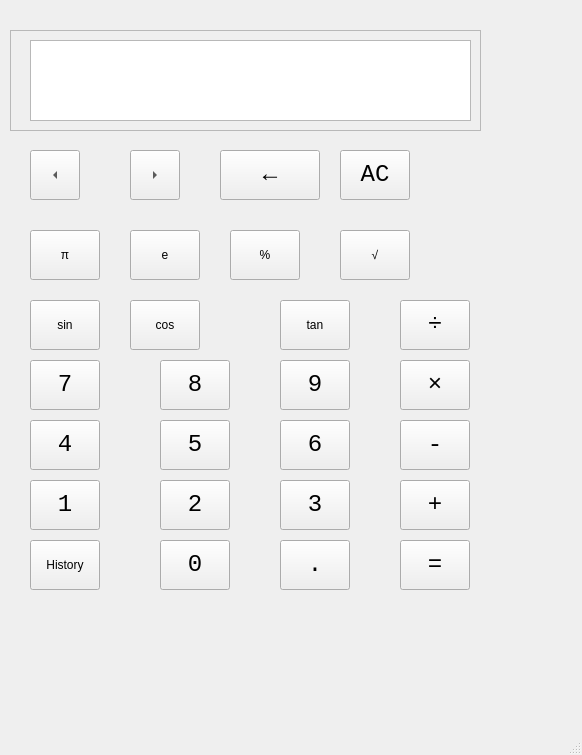
<?xml version="1.0" encoding="UTF-8"?>
<ui version="4.0">
 <class>MainWindow</class>
 <widget class="QMainWindow" name="MainWindow">
  <property name="enabled">
   <bool>true</bool>
  </property>
  <property name="geometry">
   <rect>
    <x>0</x>
    <y>0</y>
    <width>582</width>
    <height>755</height>
   </rect>
  </property>
  <property name="windowTitle">
   <string>MainWindow</string>
  </property>
  <property name="animated">
   <bool>true</bool>
  </property>
  <widget class="QWidget" name="centralwidget">
   <widget class="QToolButton" name="num0">
    <property name="geometry">
     <rect>
      <x>160</x>
      <y>540</y>
      <width>70</width>
      <height>50</height>
     </rect>
    </property>
    <property name="font">
     <font>
      <family>Consolas</family>
      <pointsize>18</pointsize>
     </font>
    </property>
    <property name="text">
     <string>0</string>
    </property>
    <property name="popupMode">
     <enum>QToolButton::DelayedPopup</enum>
    </property>
    <property name="toolButtonStyle">
     <enum>Qt::ToolButtonIconOnly</enum>
    </property>
    <property name="arrowType">
     <enum>Qt::NoArrow</enum>
    </property>
   </widget>
   <widget class="QToolButton" name="deng">
    <property name="geometry">
     <rect>
      <x>400</x>
      <y>540</y>
      <width>70</width>
      <height>50</height>
     </rect>
    </property>
    <property name="font">
     <font>
      <family>Consolas</family>
      <pointsize>18</pointsize>
     </font>
    </property>
    <property name="layoutDirection">
     <enum>Qt::LeftToRight</enum>
    </property>
    <property name="text">
     <string>=</string>
    </property>
    <property name="popupMode">
     <enum>QToolButton::DelayedPopup</enum>
    </property>
    <property name="toolButtonStyle">
     <enum>Qt::ToolButtonIconOnly</enum>
    </property>
    <property name="autoRaise">
     <bool>false</bool>
    </property>
    <property name="arrowType">
     <enum>Qt::NoArrow</enum>
    </property>
   </widget>
   <widget class="QToolButton" name="num10">
    <property name="geometry">
     <rect>
      <x>280</x>
      <y>540</y>
      <width>70</width>
      <height>50</height>
     </rect>
    </property>
    <property name="font">
     <font>
      <family>Consolas</family>
      <pointsize>18</pointsize>
     </font>
    </property>
    <property name="layoutDirection">
     <enum>Qt::LeftToRight</enum>
    </property>
    <property name="text">
     <string>.</string>
    </property>
    <property name="popupMode">
     <enum>QToolButton::DelayedPopup</enum>
    </property>
    <property name="toolButtonStyle">
     <enum>Qt::ToolButtonIconOnly</enum>
    </property>
    <property name="autoRaise">
     <bool>false</bool>
    </property>
    <property name="arrowType">
     <enum>Qt::NoArrow</enum>
    </property>
   </widget>
   <widget class="QToolButton" name="jia">
    <property name="enabled">
     <bool>true</bool>
    </property>
    <property name="geometry">
     <rect>
      <x>400</x>
      <y>480</y>
      <width>70</width>
      <height>50</height>
     </rect>
    </property>
    <property name="font">
     <font>
      <family>Consolas</family>
      <pointsize>18</pointsize>
     </font>
    </property>
    <property name="layoutDirection">
     <enum>Qt::LeftToRight</enum>
    </property>
    <property name="text">
     <string>+</string>
    </property>
    <property name="popupMode">
     <enum>QToolButton::DelayedPopup</enum>
    </property>
    <property name="toolButtonStyle">
     <enum>Qt::ToolButtonIconOnly</enum>
    </property>
    <property name="autoRaise">
     <bool>false</bool>
    </property>
    <property name="arrowType">
     <enum>Qt::NoArrow</enum>
    </property>
   </widget>
   <widget class="QToolButton" name="num1">
    <property name="geometry">
     <rect>
      <x>30</x>
      <y>480</y>
      <width>70</width>
      <height>50</height>
     </rect>
    </property>
    <property name="font">
     <font>
      <family>Consolas</family>
      <pointsize>18</pointsize>
     </font>
    </property>
    <property name="text">
     <string>1</string>
    </property>
    <property name="popupMode">
     <enum>QToolButton::DelayedPopup</enum>
    </property>
    <property name="toolButtonStyle">
     <enum>Qt::ToolButtonIconOnly</enum>
    </property>
    <property name="arrowType">
     <enum>Qt::NoArrow</enum>
    </property>
   </widget>
   <widget class="QToolButton" name="num2">
    <property name="geometry">
     <rect>
      <x>160</x>
      <y>480</y>
      <width>70</width>
      <height>50</height>
     </rect>
    </property>
    <property name="font">
     <font>
      <family>Consolas</family>
      <pointsize>18</pointsize>
     </font>
    </property>
    <property name="layoutDirection">
     <enum>Qt::LeftToRight</enum>
    </property>
    <property name="text">
     <string>2</string>
    </property>
    <property name="popupMode">
     <enum>QToolButton::DelayedPopup</enum>
    </property>
    <property name="toolButtonStyle">
     <enum>Qt::ToolButtonIconOnly</enum>
    </property>
    <property name="autoRaise">
     <bool>false</bool>
    </property>
    <property name="arrowType">
     <enum>Qt::NoArrow</enum>
    </property>
   </widget>
   <widget class="QToolButton" name="num3">
    <property name="geometry">
     <rect>
      <x>280</x>
      <y>480</y>
      <width>70</width>
      <height>50</height>
     </rect>
    </property>
    <property name="font">
     <font>
      <family>Consolas</family>
      <pointsize>18</pointsize>
     </font>
    </property>
    <property name="layoutDirection">
     <enum>Qt::LeftToRight</enum>
    </property>
    <property name="text">
     <string>3</string>
    </property>
    <property name="popupMode">
     <enum>QToolButton::DelayedPopup</enum>
    </property>
    <property name="toolButtonStyle">
     <enum>Qt::ToolButtonIconOnly</enum>
    </property>
    <property name="autoRaise">
     <bool>false</bool>
    </property>
    <property name="arrowType">
     <enum>Qt::NoArrow</enum>
    </property>
   </widget>
   <widget class="QToolButton" name="jian">
    <property name="geometry">
     <rect>
      <x>400</x>
      <y>420</y>
      <width>70</width>
      <height>50</height>
     </rect>
    </property>
    <property name="font">
     <font>
      <family>Consolas</family>
      <pointsize>18</pointsize>
     </font>
    </property>
    <property name="layoutDirection">
     <enum>Qt::LeftToRight</enum>
    </property>
    <property name="text">
     <string>-</string>
    </property>
    <property name="popupMode">
     <enum>QToolButton::DelayedPopup</enum>
    </property>
    <property name="toolButtonStyle">
     <enum>Qt::ToolButtonIconOnly</enum>
    </property>
    <property name="autoRaise">
     <bool>false</bool>
    </property>
    <property name="arrowType">
     <enum>Qt::NoArrow</enum>
    </property>
   </widget>
   <widget class="QPushButton" name="piBtn">
    <property name="geometry">
     <rect>
      <x>30</x>
      <y>230</y>
      <width>70</width>
      <height>50</height>
     </rect>
    </property>
    <property name="text">
     <string>π</string>
    </property>
   </widget>
   <widget class="QToolButton" name="num4">
    <property name="geometry">
     <rect>
      <x>30</x>
      <y>420</y>
      <width>70</width>
      <height>50</height>
     </rect>
    </property>
    <property name="font">
     <font>
      <family>Consolas</family>
      <pointsize>18</pointsize>
     </font>
    </property>
    <property name="text">
     <string>4</string>
    </property>
    <property name="popupMode">
     <enum>QToolButton::DelayedPopup</enum>
    </property>
    <property name="toolButtonStyle">
     <enum>Qt::ToolButtonIconOnly</enum>
    </property>
    <property name="arrowType">
     <enum>Qt::NoArrow</enum>
    </property>
   </widget>
   <widget class="QToolButton" name="num5">
    <property name="geometry">
     <rect>
      <x>160</x>
      <y>420</y>
      <width>70</width>
      <height>50</height>
     </rect>
    </property>
    <property name="font">
     <font>
      <family>Consolas</family>
      <pointsize>18</pointsize>
     </font>
    </property>
    <property name="layoutDirection">
     <enum>Qt::LeftToRight</enum>
    </property>
    <property name="text">
     <string>5</string>
    </property>
    <property name="popupMode">
     <enum>QToolButton::DelayedPopup</enum>
    </property>
    <property name="toolButtonStyle">
     <enum>Qt::ToolButtonIconOnly</enum>
    </property>
    <property name="autoRaise">
     <bool>false</bool>
    </property>
    <property name="arrowType">
     <enum>Qt::NoArrow</enum>
    </property>
   </widget>
   <widget class="QToolButton" name="num6">
    <property name="geometry">
     <rect>
      <x>280</x>
      <y>420</y>
      <width>70</width>
      <height>50</height>
     </rect>
    </property>
    <property name="font">
     <font>
      <family>Consolas</family>
      <pointsize>18</pointsize>
     </font>
    </property>
    <property name="layoutDirection">
     <enum>Qt::LeftToRight</enum>
    </property>
    <property name="text">
     <string>6</string>
    </property>
    <property name="popupMode">
     <enum>QToolButton::DelayedPopup</enum>
    </property>
    <property name="toolButtonStyle">
     <enum>Qt::ToolButtonIconOnly</enum>
    </property>
    <property name="autoRaise">
     <bool>false</bool>
    </property>
    <property name="arrowType">
     <enum>Qt::NoArrow</enum>
    </property>
   </widget>
   <widget class="QToolButton" name="num9">
    <property name="geometry">
     <rect>
      <x>280</x>
      <y>360</y>
      <width>70</width>
      <height>50</height>
     </rect>
    </property>
    <property name="font">
     <font>
      <family>Consolas</family>
      <pointsize>18</pointsize>
     </font>
    </property>
    <property name="layoutDirection">
     <enum>Qt::LeftToRight</enum>
    </property>
    <property name="text">
     <string>9</string>
    </property>
    <property name="popupMode">
     <enum>QToolButton::DelayedPopup</enum>
    </property>
    <property name="toolButtonStyle">
     <enum>Qt::ToolButtonIconOnly</enum>
    </property>
    <property name="autoRaise">
     <bool>false</bool>
    </property>
    <property name="arrowType">
     <enum>Qt::NoArrow</enum>
    </property>
   </widget>
   <widget class="QToolButton" name="num8">
    <property name="geometry">
     <rect>
      <x>160</x>
      <y>360</y>
      <width>70</width>
      <height>50</height>
     </rect>
    </property>
    <property name="font">
     <font>
      <family>Consolas</family>
      <pointsize>18</pointsize>
     </font>
    </property>
    <property name="layoutDirection">
     <enum>Qt::LeftToRight</enum>
    </property>
    <property name="text">
     <string>8</string>
    </property>
    <property name="popupMode">
     <enum>QToolButton::DelayedPopup</enum>
    </property>
    <property name="toolButtonStyle">
     <enum>Qt::ToolButtonIconOnly</enum>
    </property>
    <property name="autoRaise">
     <bool>false</bool>
    </property>
    <property name="arrowType">
     <enum>Qt::NoArrow</enum>
    </property>
   </widget>
   <widget class="QToolButton" name="cheng">
    <property name="geometry">
     <rect>
      <x>400</x>
      <y>360</y>
      <width>70</width>
      <height>50</height>
     </rect>
    </property>
    <property name="font">
     <font>
      <family>Consolas</family>
      <pointsize>18</pointsize>
     </font>
    </property>
    <property name="layoutDirection">
     <enum>Qt::LeftToRight</enum>
    </property>
    <property name="text">
     <string>×</string>
    </property>
    <property name="popupMode">
     <enum>QToolButton::DelayedPopup</enum>
    </property>
    <property name="toolButtonStyle">
     <enum>Qt::ToolButtonIconOnly</enum>
    </property>
    <property name="autoRaise">
     <bool>false</bool>
    </property>
    <property name="arrowType">
     <enum>Qt::NoArrow</enum>
    </property>
   </widget>
   <widget class="QToolButton" name="num7">
    <property name="geometry">
     <rect>
      <x>30</x>
      <y>360</y>
      <width>70</width>
      <height>50</height>
     </rect>
    </property>
    <property name="font">
     <font>
      <family>Consolas</family>
      <pointsize>18</pointsize>
     </font>
    </property>
    <property name="text">
     <string>7</string>
    </property>
    <property name="popupMode">
     <enum>QToolButton::DelayedPopup</enum>
    </property>
    <property name="toolButtonStyle">
     <enum>Qt::ToolButtonIconOnly</enum>
    </property>
    <property name="arrowType">
     <enum>Qt::NoArrow</enum>
    </property>
   </widget>
   <widget class="QPushButton" name="cosBtn">
    <property name="geometry">
     <rect>
      <x>130</x>
      <y>300</y>
      <width>70</width>
      <height>50</height>
     </rect>
    </property>
    <property name="text">
     <string>cos</string>
    </property>
   </widget>
   <widget class="QPushButton" name="tanBtn">
    <property name="geometry">
     <rect>
      <x>280</x>
      <y>300</y>
      <width>70</width>
      <height>50</height>
     </rect>
    </property>
    <property name="text">
     <string>tan</string>
    </property>
   </widget>
   <widget class="QToolButton" name="chu">
    <property name="geometry">
     <rect>
      <x>400</x>
      <y>300</y>
      <width>70</width>
      <height>50</height>
     </rect>
    </property>
    <property name="font">
     <font>
      <family>Consolas</family>
      <pointsize>18</pointsize>
     </font>
    </property>
    <property name="layoutDirection">
     <enum>Qt::LeftToRight</enum>
    </property>
    <property name="text">
     <string>÷</string>
    </property>
    <property name="popupMode">
     <enum>QToolButton::DelayedPopup</enum>
    </property>
    <property name="toolButtonStyle">
     <enum>Qt::ToolButtonIconOnly</enum>
    </property>
    <property name="autoRaise">
     <bool>false</bool>
    </property>
    <property name="arrowType">
     <enum>Qt::NoArrow</enum>
    </property>
   </widget>
   <widget class="QToolButton" name="AC">
    <property name="geometry">
     <rect>
      <x>340</x>
      <y>150</y>
      <width>70</width>
      <height>50</height>
     </rect>
    </property>
    <property name="font">
     <font>
      <family>Consolas</family>
      <pointsize>18</pointsize>
     </font>
    </property>
    <property name="layoutDirection">
     <enum>Qt::LeftToRight</enum>
    </property>
    <property name="text">
     <string>AC</string>
    </property>
    <property name="popupMode">
     <enum>QToolButton::DelayedPopup</enum>
    </property>
    <property name="toolButtonStyle">
     <enum>Qt::ToolButtonIconOnly</enum>
    </property>
    <property name="autoRaise">
     <bool>false</bool>
    </property>
    <property name="arrowType">
     <enum>Qt::NoArrow</enum>
    </property>
   </widget>
   <widget class="QPushButton" name="sinBtn">
    <property name="geometry">
     <rect>
      <x>30</x>
      <y>300</y>
      <width>70</width>
      <height>50</height>
     </rect>
    </property>
    <property name="text">
     <string>sin</string>
    </property>
   </widget>
   <widget class="QToolButton" name="zuoyi">
    <property name="geometry">
     <rect>
      <x>30</x>
      <y>150</y>
      <width>50</width>
      <height>50</height>
     </rect>
    </property>
    <property name="font">
     <font>
      <family>Consolas</family>
      <pointsize>18</pointsize>
     </font>
    </property>
    <property name="text">
     <string>zuoyi</string>
    </property>
    <property name="popupMode">
     <enum>QToolButton::DelayedPopup</enum>
    </property>
    <property name="toolButtonStyle">
     <enum>Qt::ToolButtonIconOnly</enum>
    </property>
    <property name="arrowType">
     <enum>Qt::LeftArrow</enum>
    </property>
   </widget>
   <widget class="QToolButton" name="youyi">
    <property name="geometry">
     <rect>
      <x>130</x>
      <y>150</y>
      <width>50</width>
      <height>50</height>
     </rect>
    </property>
    <property name="font">
     <font>
      <family>Consolas</family>
      <pointsize>18</pointsize>
     </font>
    </property>
    <property name="layoutDirection">
     <enum>Qt::LeftToRight</enum>
    </property>
    <property name="text">
     <string>youyi</string>
    </property>
    <property name="popupMode">
     <enum>QToolButton::DelayedPopup</enum>
    </property>
    <property name="toolButtonStyle">
     <enum>Qt::ToolButtonIconOnly</enum>
    </property>
    <property name="autoRaise">
     <bool>false</bool>
    </property>
    <property name="arrowType">
     <enum>Qt::RightArrow</enum>
    </property>
   </widget>
   <widget class="QToolButton" name="shanchu">
    <property name="geometry">
     <rect>
      <x>220</x>
      <y>150</y>
      <width>100</width>
      <height>50</height>
     </rect>
    </property>
    <property name="font">
     <font>
      <family>Consolas</family>
      <pointsize>18</pointsize>
     </font>
    </property>
    <property name="layoutDirection">
     <enum>Qt::LeftToRight</enum>
    </property>
    <property name="text">
     <string>←</string>
    </property>
    <property name="popupMode">
     <enum>QToolButton::DelayedPopup</enum>
    </property>
    <property name="toolButtonStyle">
     <enum>Qt::ToolButtonIconOnly</enum>
    </property>
    <property name="autoRaise">
     <bool>false</bool>
    </property>
    <property name="arrowType">
     <enum>Qt::NoArrow</enum>
    </property>
   </widget>
   <widget class="QPushButton" name="historyBtn">
    <property name="geometry">
     <rect>
      <x>30</x>
      <y>540</y>
      <width>70</width>
      <height>50</height>
     </rect>
    </property>
    <property name="text">
     <string>History</string>
    </property>
   </widget>
   <widget class="QPushButton" name="eBtn">
    <property name="geometry">
     <rect>
      <x>130</x>
      <y>230</y>
      <width>70</width>
      <height>50</height>
     </rect>
    </property>
    <property name="text">
     <string>e</string>
    </property>
   </widget>
   <widget class="QPushButton" name="percentBtn">
    <property name="geometry">
     <rect>
      <x>230</x>
      <y>230</y>
      <width>70</width>
      <height>50</height>
     </rect>
    </property>
    <property name="text">
     <string>%</string>
    </property>
   </widget>
   <widget class="QPushButton" name="sqrtBtn">
    <property name="geometry">
     <rect>
      <x>340</x>
      <y>230</y>
      <width>70</width>
      <height>50</height>
     </rect>
    </property>
    <property name="text">
     <string>√</string>
    </property>
   </widget>
   <widget class="QFrame" name="frame">
    <property name="geometry">
     <rect>
      <x>10</x>
      <y>30</y>
      <width>471</width>
      <height>101</height>
     </rect>
    </property>
    <property name="frameShape">
     <enum>QFrame::StyledPanel</enum>
    </property>
    <property name="frameShadow">
     <enum>QFrame::Raised</enum>
    </property>
    <widget class="QPlainTextEdit" name="plainTextEdit">
     <property name="geometry">
      <rect>
       <x>20</x>
       <y>10</y>
       <width>441</width>
       <height>81</height>
      </rect>
     </property>
     <property name="styleSheet">
      <string notr="true">font: 16pt &quot;Consolas&quot;;</string>
     </property>
    </widget>
   </widget>
   <zorder>num0</zorder>
   <zorder>deng</zorder>
   <zorder>num10</zorder>
   <zorder>jia</zorder>
   <zorder>num1</zorder>
   <zorder>num2</zorder>
   <zorder>num3</zorder>
   <zorder>jian</zorder>
   <zorder>piBtn</zorder>
   <zorder>num4</zorder>
   <zorder>num5</zorder>
   <zorder>num6</zorder>
   <zorder>num9</zorder>
   <zorder>num8</zorder>
   <zorder>cheng</zorder>
   <zorder>num7</zorder>
   <zorder>cosBtn</zorder>
   <zorder>tanBtn</zorder>
   <zorder>chu</zorder>
   <zorder>AC</zorder>
   <zorder>sinBtn</zorder>
   <zorder>zuoyi</zorder>
   <zorder>youyi</zorder>
   <zorder>shanchu</zorder>
   <zorder>frame</zorder>
   <zorder>historyBtn</zorder>
   <zorder>eBtn</zorder>
   <zorder>percentBtn</zorder>
   <zorder>sqrtBtn</zorder>
  </widget>
  <widget class="QMenuBar" name="menubar">
   <property name="geometry">
    <rect>
     <x>0</x>
     <y>0</y>
     <width>582</width>
     <height>17</height>
    </rect>
   </property>
  </widget>
  <widget class="QStatusBar" name="statusbar"/>
 </widget>
 <resources/>
 <connections/>
</ui>
